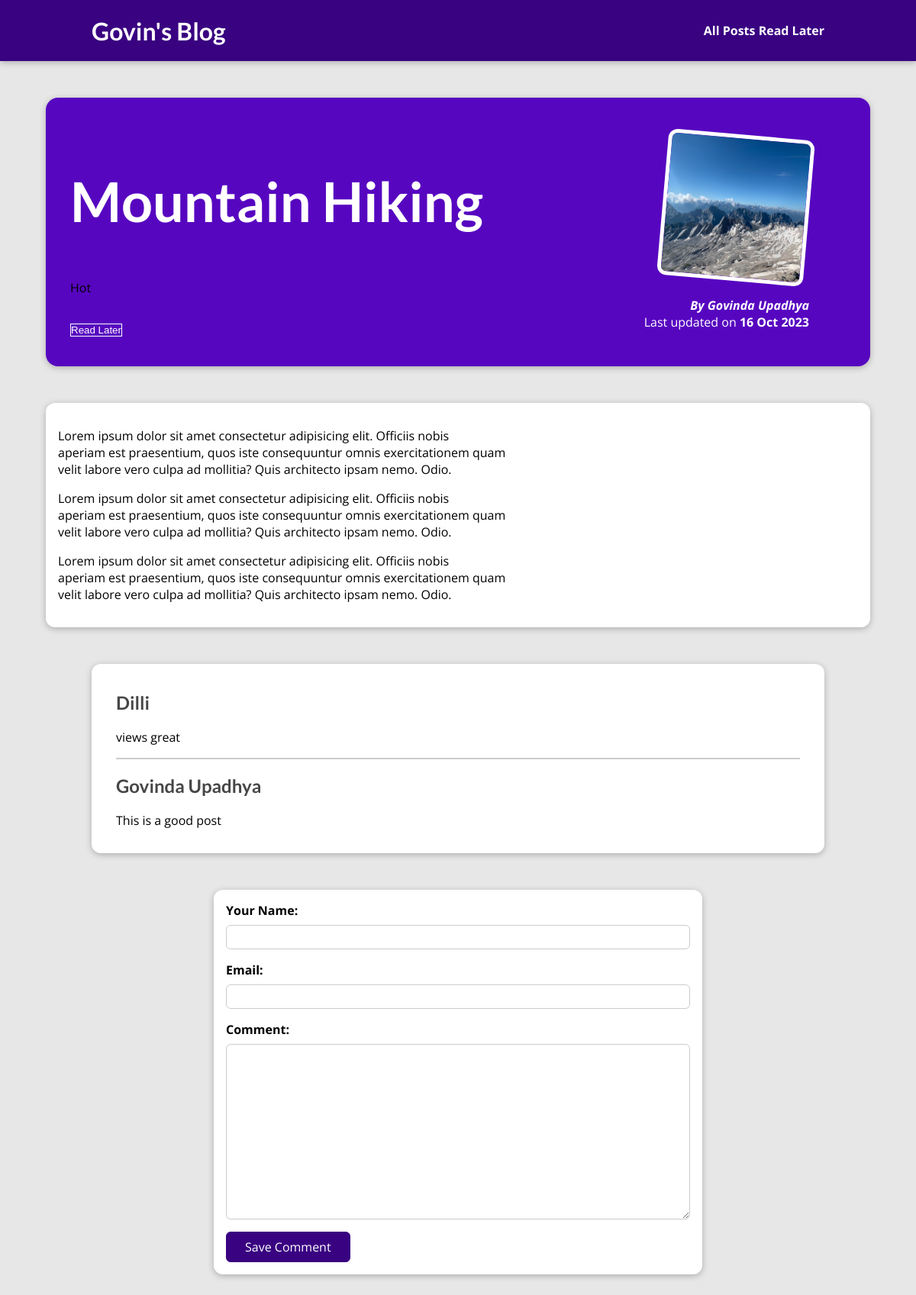
The app's page /posts/mountain-hiking with its own data.
### blog/models.py (models this page shows, shortened)
class Post(models.Model):
    title=models.CharField(max_length=100,null=True)
    author=models.ForeignKey(Author,on_delete=models.SET_NULL,related_name="post",null=True)
    excerpt=models.CharField(max_length=200,null=True)
    image=models.ImageField(upload_to="images",null=True)
    date=models.DateField(auto_now=True)
    slug=models.SlugField(unique=True,default="",null=True)
    content=models.TextField(validators=[MinLengthValidator(10)])
    caption=models.ManyToManyField(Tag)

class Tag(models.Model):
    caption=models.CharField(max_length=100)

class Author(models.Model):
    first_name=models.CharField(max_length=100)
    last_name=models.CharField(max_length=100)
    email=models.EmailField()
    def full_name(self):
        return f"{self.first_name} {self.last_name}"
    def __str__(self):
        return self.full_name()

class Comments(models.Model):
    user_name=models.CharField(max_length=100)
    email=models.EmailField()
    comment=models.TextField(max_length=1000)
    post=models.ForeignKey(Post,on_delete=models.CASCADE,related_name="comments",null=False)

### blog/views.py (the view, shortened to what this page needs)
# urls.py: path("posts/<slug:slug>",views.PostDetails.as_view(),name="post-detail-page"),
class PostDetails(View):
    def get(self,request,slug):
        post=Post.objects.get(slug=slug)
        context={
                "post":post,
                "post_tags":post.caption.all(),
                "comment_form":CommentForm(),
                "comments":post.comments.all().order_by("-id")
        }
        return render(request,"blog/post-detail.html",context)

### blog/forms.py
class CommentForm(ModelForm):
    class Meta:
        model=Comments
        exclude=["post"]
        labels={
            "user_name":"Your Name",
            "email":"Email",
            "comment":"Comment",
        }

### blog/templates/blog/post-detail.html (shortened to what this page needs)
{% extends "base.html" %}
{% load static %}
{% block css_file %}
<link rel="stylesheet" href="{% static 'blog/post-detail.css' %}">
<link rel="stylesheet" href="{% static 'blog/index.css' %}">
{% endblock css_file %}
{% block content %}
<section id="summary">
    <h2>{{post.title}}</h2>
    <div>
        {% for tag in post_tags %}
            <span>{{tag.caption}}</span>
        {% endfor %}
    </div>
    <div id="read-later">
        <form action="" method="POST">
            <button>Read Later</button>
        </form>
    </div>
    <article>
        <img src="{{post.image.url}}" alt="Post Title"/>
        <address>By <a href="mailto:{{post.author.email_address}}">{{post.author|title}}</a></address>
        <div>
            Last updated on <time>{{post.date|date:"d M Y"}}</time>
        </div>
    </article>
</section>
<main>
    <p>
        {{post.content|linebreaks}}
    </p>
</main>
<section id="comments">
    <ul>
        {% for comment in comments  %}
            <li>
                <h2>{{comment.user_name}}</h2>
                <p>{{comment.comment|linebreaks}}</p>
            </li>
        {% endfor %}
    </ul>
</section>
    <div>
        <form id="comment-form" action="{% url "post-detail-page" post.slug %} " method="POST">
            {% for form_field in comment_form %}
                <div class="form-control">
                    {{form_field.label_tag}}
                    {{form_field}}
                </div>
            {% endfor %}
            <button type="submit">Save Comment</button>
        </form>
    </div>
{%endblock%}

### templates/base.html (shortened to what this page needs)
{% load static %}
<!DOCTYPE html>
<html lang="en">
<head>
    <link rel="stylesheet" href="{% static 'app.css' %}">
    {% block css_file %}{% endblock css_file %}
</head>
<body>
    <header id="main-navigation">
        <h1><a href="{% url "starting_page" %}">Govin's Blog</h1>
        <nav>
            <a href="{% url "posts" %}">All Posts</a>
            <a href="{% url "read-later" %}">Read Later</a>
        </nav>
    </header>
{% block content %}{% endblock content %}
</body>
</html>

### static/app.css (style rules this page uses)
#main-navigation { width: 100%; height: 5rem; display: flex; justify-content: space-between; align-items: center; padding: 0 10%; position: absolute; top: 0; left: 0; }
#main-navigation a { text-decoration: none; color: white; font-weight: bold; }
* { box-sizing: border-box; }
html { font-family: 'Open Sans', 'Lato', sans-serif; }
body { margin: 0; }
h1, h2, h3 { font-family: 'Lato', sans-serif; font-weight: bold; }

### blog/static/blog/post-detail.css (style rules this page uses)
body { background-color: #e7e7e7; }
#main-navigation { background-color: #390281; box-shadow: 0 2px 8px rgba(0, 0, 0, 0.25); }
#summary { margin: 8rem auto 3rem auto; padding: 2rem; width: 90%; max-width: 90rem; border-radius: 16px; background-color: #5706c0; position: relative; box-shadow: 0 2px 8px rgba(0, 0, 0, 0.25); height: 22rem; }
#summary h2 { color: white; font-size: 4.5rem; }
#summary article { position: absolute; top: 2rem; right: 3rem; padding: 1rem 2rem; border-radius: 12px; text-align: right; color: white; }
#summary article img { width: 12rem; height: 12rem; border-radius: 12px; transform: rotateZ(5deg); border: 5px solid white; margin-bottom: 1rem; }
#summary address { font-weight: bold; }
#summary a { color: white; text-decoration: None; }
#summary time { font-weight: bold; }
#read-later { margin: 2rem 0; }
#read-later button { background-color: transparent; border:1px solid white; padding:inherit; color:white; cursor:pointer; }
main { width: 90%; max-width: 90rem; margin: 3rem auto; background-color: white; padding: 1rem; border-radius: 12px; box-shadow: 0 2px 8px rgba(0, 0, 0, 0.25); }
#comment-form { margin: 3rem auto; width: 90%; max-width: 40rem; border-radius: 12px; background-color: white; box-shadow: 0 2px 8px rgba(0, 0, 0, 0.25); padding: 1rem; }
#comment-form button { font: inherit; background-color: #390281; color: white; border: 1px solid #390281; padding: 0.5rem 1.5rem; border-radius: 6px; cursor: pointer; }
.form-control { margin-bottom: 1rem; }
.form-control label { font-weight: bold; margin-bottom: 0.5rem; display: block; }
.form-control input, .form-control textarea { display: block; width: 100%; font: inherit; padding: 0.25rem; border-radius: 6px; border: 1px solid #ccc; }
#comments { margin: 3rem auto; width: 90%; max-width: 60rem; border-radius: 12px; background-color: white; box-shadow: 0 2px 8px rgba(0, 0, 0, 0.25); padding: 1rem 2rem; }
#comments ul { list-style: none; margin: 0; padding: 0; }
#comments li { margin-bottom: 1rem; border-bottom: 2px solid #ccc; }
#comments li:last-of-type { border-bottom: none; }
#comments h2 { color: #464646; }

### records on screen
Post: title "Mountain Hiking", image (picture), author "Govinda Upadhya", date "16 Oct 2023", content "Lorem ipsum dolor sit amet consectetur adipisicing elit. Officiis nobis aperiam est praesentium, quos iste consequuntur omnis exercitationem quam velit labore vero culpa ad mollitia? Quis architecto ipsam nemo. Odio. Lorem ipsum dolor sit amet consectetur adipisicing elit. Officiis nobis aperiam est praesentium, quos iste consequuntur omnis exercitationem quam velit labore vero culpa ad mollitia? Quis architecto ipsam nemo. Odio. Lorem ipsum dolor sit amet consectetur adipisicing elit. Officiis nobis aperiam est praesentium, quos iste consequuntur omnis exercitationem quam velit labore vero culpa ad mollitia? Quis architecto ipsam nemo. Odio."
Tag: caption "Hot"
Comments: user_name "Dilli", comment "views great"
Comments: user_name "Govinda Upadhya", comment "This is a good post"
